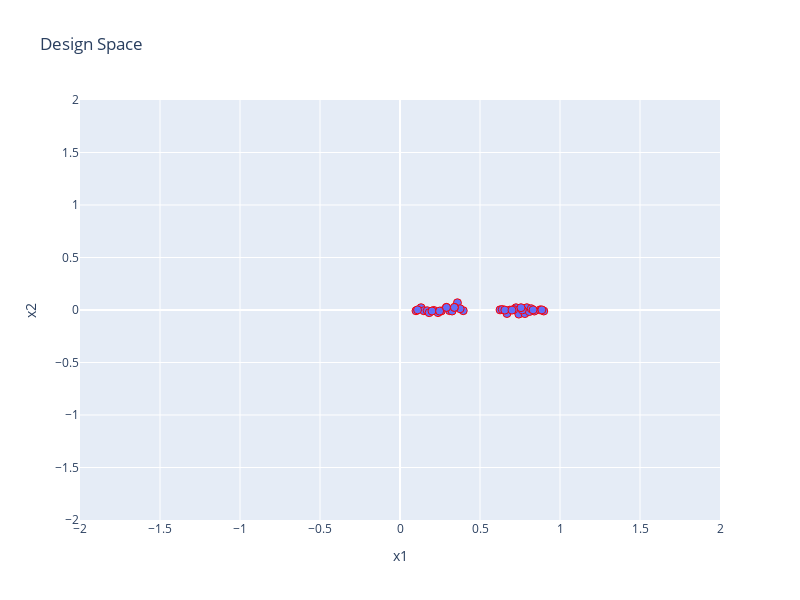

The cell this chart's notebook holds for it:
### Markdown cell above
## Analysis of Results

### Let us visualize the final iteration now

### Code cell
import plotly.express as px
xl, xu = problem.bounds()
fig = px.scatter(x=X[:, 0], y=X[:, 1], labels={'x': 'x1', 'y': 'x2'}, title='Design Space')
fig.update_traces(marker=dict(size=8, line=dict(width=1, color='red')))
fig.update_layout(xaxis_range=[xl[0], xu[0]], yaxis_range=[xl[1], xu[1]])
fig.update_layout(width=800, height=600)
fig.show()

### Figure 1 — Plotly figure (JSON) as saved in the notebook; plotly's stock layout.template omitted (floating-point values rounded to 4 significant figures)
{"data": [{"hovertemplate": "x1=%{x}<br>x2=%{y}<extra></extra>", "legendgroup": "", "marker": {"color": "#636efa", "line": {"color": "red", "width": 1}, "size": 8, "symbol": "circle"}, "mode": "markers", "name": "", "orientation": "v", "showlegend": false, "type": "scatter", "x": [0.8985, 0.1002, 0.6253, 0.3954, 0.8759, 0.8396, 0.2578, 0.1318, 0.1491, 0.2114, 0.2375, 0.3095, 0.3589, 0.17, 0.2897, 0.7249, 0.1097, 0.6866, 0.6686, 0.7425, 0.3256, 0.1822, 0.6391, 0.6552, 0.2, 0.3758, 0.7806, 0.7928, 0.8081, 0.7108, 0.7645, 0.7, 0.8201, 0.8868, 0.7562, 0.2475, 0.2908, 0.8318, 0.3411, 0.3396], "xaxis": "x", "y": [-0.009644, -0.007085, 0.001204, -0.006389, 0.001204, -0.01013, -0.009644, 0.02178, -0.006989, -0.00407, -0.02493, -0.005886, 0.06907, -0.006989, 0.02448, 0.0215, 0.001204, -0.001049, -0.03347, -0.03903, -0.009644, -0.02521, 0.004906, -0.0007661, -0.009644, 0.01187, -0.03416, 0.02178, -0.01505, 0.00416, 0.0007705, -0.001058, 0.01251, 0.001146, 0.02178, -0.01013, 0.02448, 0.001204, 0.02466, 0.02452], "yaxis": "y"}], "layout": {"height": 600, "legend": {"tracegroupgap": 0}, "title": {"text": "Design Space"}, "width": 800, "xaxis": {"anchor": "y", "domain": [0, 1], "range": [-2, 2], "title": {"text": "x1"}}, "yaxis": {"anchor": "x", "domain": [0, 1], "range": [-2, 2], "title": {"text": "x2"}}}}
